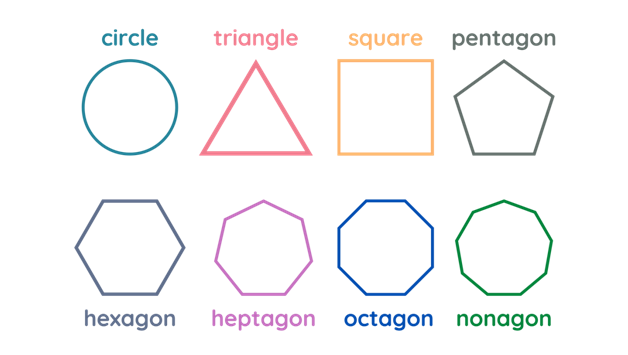
#> input picture chapter04/geometric_shapes.png, 628 x 355 px, found by its file name
$ python find_and_draw.py
#> lines starting #> are read from the running program, lines starting #| are printed output that depends on the picture; after the words box and inside, x2 and y2 are one past the last pixel; in counts of white or black regions, pixels touching at a corner belong together
import cv2
import numpy as np

image = cv2.imread("C:/Users/dungv/Projects/Hand_On_Ml_Project_withOpenCV/chapter04/geometric_shapes.png")
#> image is the input picture: shape (355, 628, 3); mean B, G, R 248.3, 247.6, 247.7

gray = cv2.cvtColor(image, cv2.COLOR_BGR2GRAY)
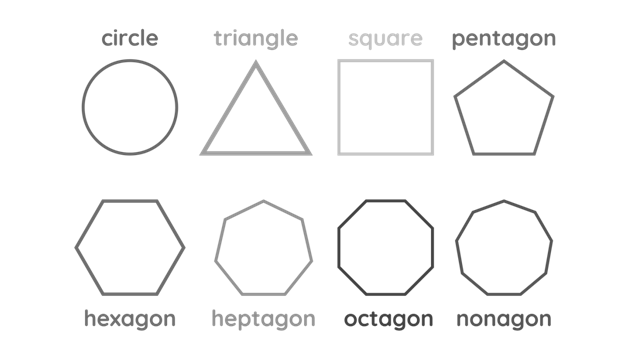
#> gray: shape (355, 628); min 63, max 255, mean 247.7

_, thresh = cv2.threshold(gray, 200, 255, cv2.THRESH_BINARY_INV)
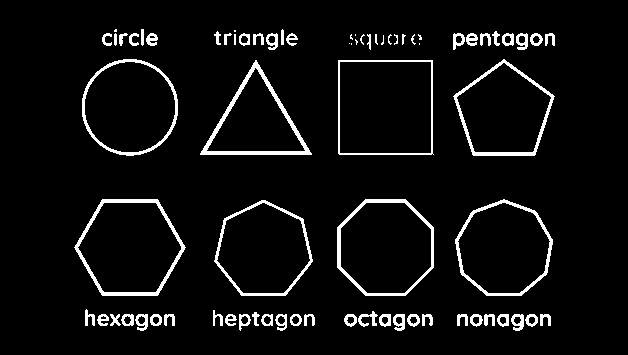
#> thresh: shape (355, 628); 5.7% white; 75 white regions (12 under 20 px)
contours, _ = cv2.findContours(thresh, cv2.RETR_TREE, cv2.CHAIN_APPROX_SIMPLE)
#> contours = 109 contours, 22 with area under 20; largest, box (x1, y1, x2, y2) and area: (338, 60, 434, 155) 8835, (339, 61, 432, 154) 8462, (74, 199, 186, 296) 7961, (337, 199, 434, 296) 7648, (82, 59, 178, 156) 7202

def get_contour_color(img, contour):
    mask = np.zeros(img.shape[:2], dtype=np.uint8)
    cv2.drawContours(mask, [contour], -1, 255, thickness=3)

    mean_color = cv2.mean(img, mask=mask)

    return mean_color

for contour in contours:
    color = get_contour_color(image, contour)
    color = tuple(map(int, color))
    cv2.drawContours(image, [contour], -1, color, thickness=3)
#> this loop made 109 passes
#> (mean_color in get_contour_color, color) on passes 1 to 12: ((184.6, 211.1, 164.6, 0), (184, 211, 164, 0)), ((156.9, 193.9, 129, 0), (156, 193, 128, 0)), ((181.5, 208.9, 160.7, 0), (181, 208, 160, 0)), ((157.4, 194.3, 129.8, 0), (157, 194, 129, 0)), ((177.8, 207, 155.8, 0), (177, 206, 155, 0)), ((155.4, 192.9, 127.3, 0), (155, 192, 127, 0)), ((180.1, 207.8, 159.1, 0), (180, 207, 159, 0)), ((178.2, 206.9, 156.6, 0), (178, 206, 156, 0)), ((155.9, 193.3, 127.8, 0), (155, 193, 127, 0)), ((179.5, 208.1, 158.4, 0), (179, 208, 158, 0)), ((178.1, 207.2, 156.3, 0), (178, 207, 156, 0)), ((226.8, 190.2, 162.8, 0), (226, 190, 162, 0))
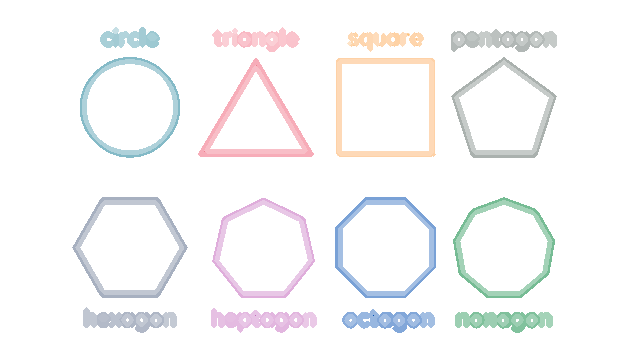
#> image: shape (355, 628, 3); 12.33% of pixels changed, all inside (x1, y1, x2, y2) = (72, 27, 557, 333)

cv2.imshow("kq", image)
cv2.waitKey(0)
cv2.destroyAllWindows()
